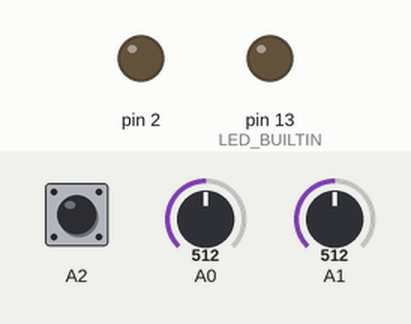
Bench run of a sketch on a simulated Arduino Uno, built with avr-gcc and run on an emulated ATmega328P. Shown: output pins drawn as LEDs (lit = HIGH). The inputs (shaded band) are chosen by the test bench; at power-on: A2 HIGH, A0 = 512, A1 = 512. No radio packets arrive unless stated; what the sketch prints to the serial monitor is not drawn.

Above: at 0.1 s.
At 0.7 s:
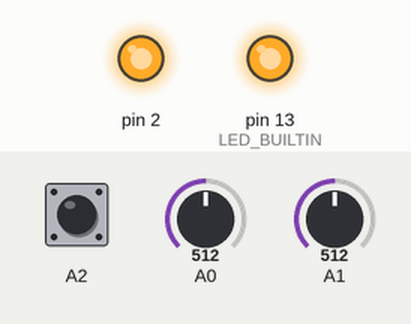
At 2.4 s:
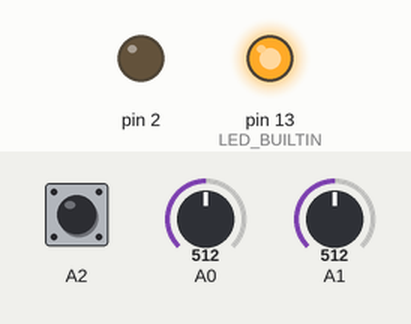
2.5 s: A2 pulled LOW for 0.15 s
Timing chart, 0 to 5.5 s (numbered marks = the images above; inputs shaded):
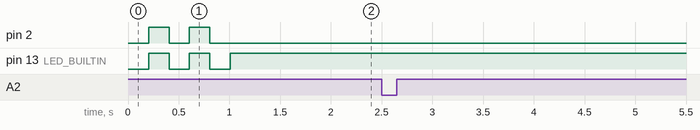

Measured:
- after the input at 2.5 s, every drawn part: stays the same

The sketch:

Carrinho-Controle.ino
```cpp
#include <SPI.h>
#include <nRF24L01.h>
#include <RF24.h>
RF24 radio(7, 8); // CE, CSN
const byte address[6] = "00001";

bool sent = false;
bool xNoCentro = true;
bool yNoCentro = true;

int potEsqY = 0;
int potDirX = 0;

int joystickYCenter = 512;
int joystickXCenter = 512;

unsigned long delay1 = 0;
boolean enviarBotao = false;
boolean controleBotao = false;
int tempo = 0;

struct typeControleRF
{
   int joy1X = 512;
   int joy1Y = 512;
   boolean joy1Button = false;
};
typeControleRF controleRF;

void setup()
{
  Serial.begin(9600);
  Serial.println(" - Inicio - ");
  delay(200);

  pinMode(LED_BUILTIN, OUTPUT);

  // Farois
  pinMode(2, OUTPUT);

  // JoysTick Analog Pins
  pinMode(A0, INPUT);
  pinMode(A1, INPUT);
  pinMode(A2, INPUT_PULLUP);

  // First readings for calibration
  joystickYCenter = analogRead(A1);
  joystickXCenter = analogRead(A0);

  radio.begin();
  piscaLed();
  //Serial.println(" Radio Begin ");
  radio.setPALevel( RF24_PA_MAX);     //RF24_PA_MIN  / RF24_PA_LOW / RF24_PA_HIGH / RF24_PA_MAX
  radio.setDataRate( RF24_250KBPS );   //RF24_250KBPS / RF24_1MBPS  / RF24_2MBPS
  radio.stopListening();
  radio.openWritingPipe(address);
  piscaLed();

  digitalWrite(LED_BUILTIN, HIGH);
  delay(200);
}
void loop()
{
  delay(20);
  potEsqY = analogRead(A1);
  potDirX = analogRead(A0);

  if(digitalRead(A2) == LOW){
    Serial.print("BOTAO PRESSIONADO");
    if(!enviarBotao)
    {
      enviarBotao = true;
      controleBotao = true;
      delay1 = millis();
    }else{
      controleBotao = false;
      tempo = (millis() - delay1);
      Serial.print(" - tempo: " + String(tempo));
      if(tempo > 500) {
        enviarBotao = false;
        delay1 = millis();
      }
    }
    Serial.print(" - env bot = " + String(enviarBotao));
    Serial.println(" - con bot = " + String(controleBotao));
  }else{
    enviarBotao = false;
    controleBotao = false;
  }

  controleRF.joy1X=potDirX;
  controleRF.joy1Y=potEsqY;
  controleRF.joy1Button=controleBotao;

  yNoCentro = false;
  xNoCentro = false;

  //Serial.print(" joy1X: " + String(controleRF.joy1X));
  //Serial.print(" joy1Y: " + String(controleRF.joy1Y));
  //Serial.println(" joy1Button: " + String(controleRF.joy1Button));

  if(potEsqY >= (joystickYCenter-15) && potEsqY <= (joystickYCenter+15))
  {
    yNoCentro = true;
  }
  // check forward and backward
  if(potDirX >= (joystickXCenter-20) && potDirX <= (joystickXCenter+20))
  {
    xNoCentro = true;
  }

  if(!xNoCentro || !yNoCentro || controleBotao)
  {
    //Serial.println(" VAI Enviar ");
    // envia sinal de radio
    long tmp = millis();
    while(!radio.write(&controleRF, sizeof(typeControleRF))){
      if((millis() - tmp) > 2000){
        Serial.println(" Radio DOWN FAILED");
        piscaLed();
        break;
      }
    }
  }
}

void piscaLed(){
  digitalWrite(LED_BUILTIN, HIGH);
  digitalWrite(2, HIGH);
  delay(200);
  digitalWrite(LED_BUILTIN, LOW);
  digitalWrite(2, LOW);
  delay(200);
}
```
